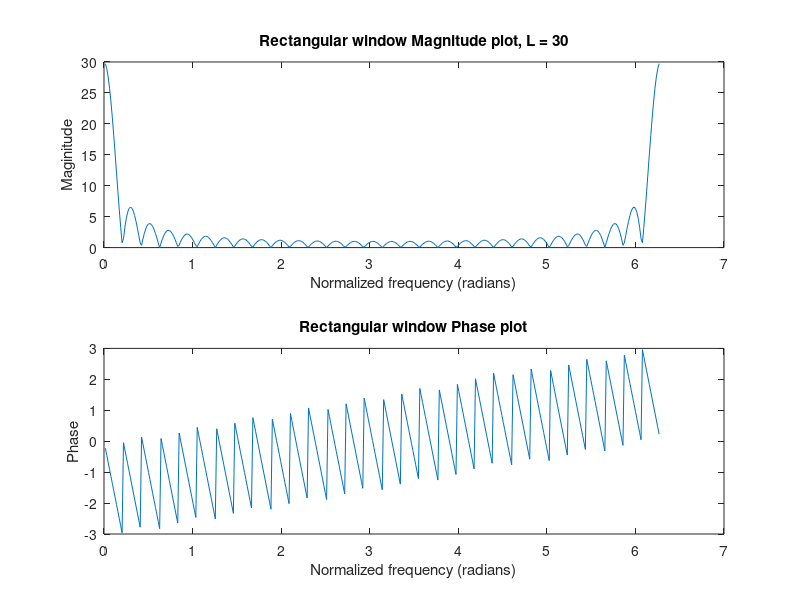
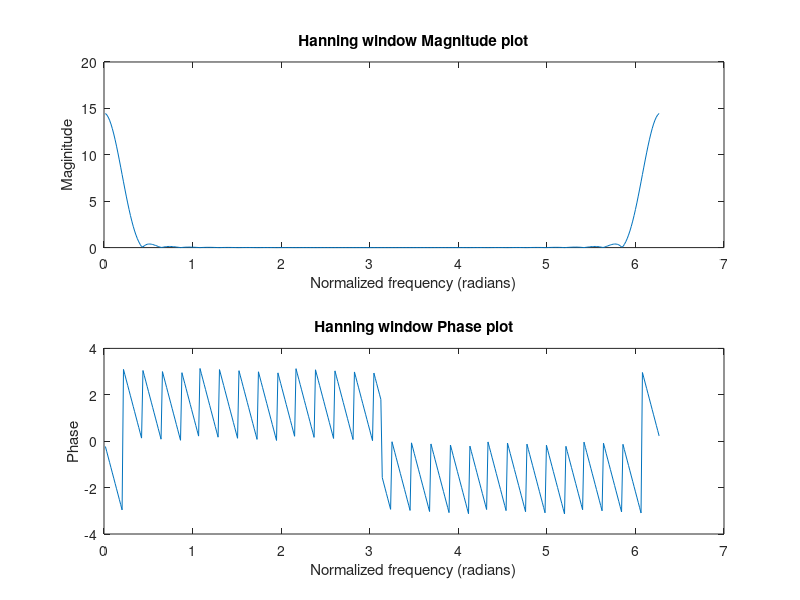
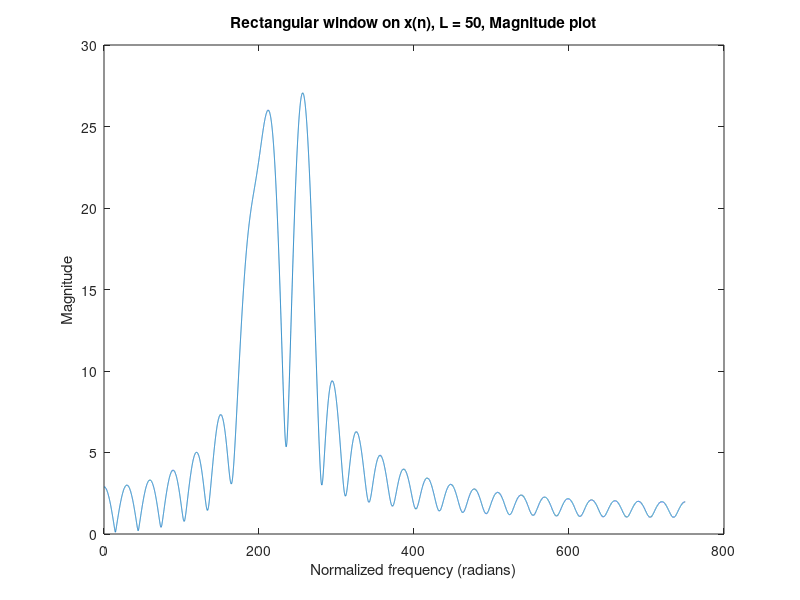
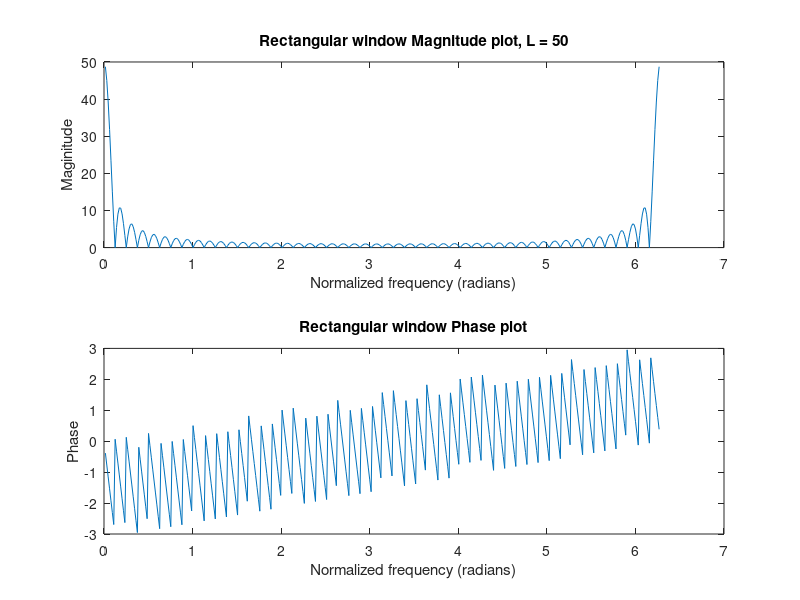

These charts were generated, in order, by the following MATLAB code:
%INITIALISATION
L = 30;
N = 400;
F1 = 200;
F2 = 220;
F3 = 250;
Fs = 1500;
N_point_DFT = 2 ^ 16;

k = 0 : N - 1;
w = 2 * pi * k / N;

%Rectangular window Spectrum
window_r_k = exp(-0.5j * w * (L - 1)) .* sin(w * L / 2) ./ sin(w / 2);
figure(1);
subplot(2,1,1);
plot(w,abs(window_r_k));
title('Rectangular window Magnitude plot, L = 30');
xlabel('Normalized frequency (radians)');
ylabel('Maginitude');
subplot(2,1,2);
plot(w,angle(window_r_k));
title('Rectangular window Phase plot');
xlabel('Normalized frequency (radians)');
ylabel('Phase');

%Hanning Window Spectrum
w1 = w;
window_h_k1 = 0.5 * exp(-0.5j * w1 * (L - 1)) .* sin(0.5 * w1 * L) ./ sin(0.5 * w1);
w2 = w - (2 * pi / (L - 1));
window_h_k2 = 0.25 * exp(-0.5j * w2 * (L - 1)) .* sin(0.5 * w2 * L) ./ sin(0.5 * w2);
w3 = w + (2 * pi / (L - 1));
window_h_k3 = 0.25 * exp(-0.5j * w3 * (L - 1)) .* sin(0.5 * w3 * L) ./ sin(0.5 * w3);
window_h_k = window_h_k1 - window_h_k2 - window_h_k3;
figure(2);
subplot(2,1,1);
plot(w,abs(window_h_k));
title('Hanning window Magnitude plot');
xlabel('Normalized frequency (radians)');
ylabel('Maginitude');
subplot(2,1,2);
plot(w,angle(window_h_k));
title('Hanning window Phase plot');
xlabel('Normalized frequency (radians)');
ylabel('Phase');

%Input Signal
t = 0.0 : 1/Fs : 1;
x_n = cos(2 * pi * F1 * t) + cos(2 * pi * F2 * t) + cos(2 * pi * F3 * t);


% Rectangular windowing on x(n) for different window lengths
% L = 50
window_length = 50;
window_r_n = ones([1, window_length]);
windowed_x_n = window_r_n .* x_n(1 : window_length);
fft_windowed_x_n = fft(windowed_x_n, N_point_DFT);
figure(3);
plot((0 : Fs / N_point_DFT : Fs/2 - 1/N_point_DFT) ,abs(fft_windowed_x_n(1:length(fft_windowed_x_n)/2)));
title('Rectangular window on x(n), L = 50, Magnitude plot');
xlabel('Normalized frequency (radians)');
ylabel('Magnitude');
L = window_length;
window_r_k = exp(-0.5j * w * (L - 1)) .* sin(w * L / 2) ./ sin(w / 2);
figure(4);
subplot(2,1,1);
plot(w,abs(window_r_k));
title('Rectangular window Magnitude plot, L = 50');
xlabel('Normalized frequency (radians)');
ylabel('Maginitude');
subplot(2,1,2);
plot(w,angle(window_r_k));
title('Rectangular window Phase plot');
xlabel('Normalized frequency (radians)');
ylabel('Phase');

% L=100
window_length = 100;
window_r_n = ones([1, window_length]);
windowed_x_n = window_r_n .* x_n(1 : window_length);
fft_windowed_x_n = fft(windowed_x_n, N_point_DFT);
figure(5);
plot((0 : Fs / N_point_DFT : Fs/2 - 1/N_point_DFT) ,abs(fft_windowed_x_n(1:length(fft_windowed_x_n)/2)));
title('Rectangular window on x(n), L = 100, Magnitude plot');
xlabel('Normalized frequency (radians)');
ylabel('Magnitude');
L = window_length;
window_r_k = exp(-0.5j * w * (L - 1)) .* sin(w * L / 2) ./ sin(w / 2);
figure(6);
subplot(2,1,1);
plot(w,abs(window_r_k));
title('Rectangular window Magnitude plot, L = 100');
xlabel('Normalized frequency (radians)');
ylabel('Maginitude');
subplot(2,1,2);
plot(w,angle(window_r_k));
title('Rectangular window Phase plot');
xlabel('Normalized frequency (radians)');
ylabel('Phase');

% L = 150
window_length = 150;
window_r_n = ones([1, window_length]);
windowed_x_n = window_r_n .* x_n(1 : window_length);
fft_windowed_x_n = fft(windowed_x_n, N_point_DFT);
figure(7);
plot((0 : Fs / N_point_DFT : Fs/2 - 1/N_point_DFT) ,abs(fft_windowed_x_n(1:length(fft_windowed_x_n)/2)));
title('Rectangular window on x(n), L = 150, Magnitude plot');
xlabel('Normalized frequency (radians)');
ylabel('Magnitude');
L = window_length;
window_r_k = exp(-0.5j * w * (L - 1)) .* sin(w * L / 2) ./ sin(w / 2);
figure(8);
subplot(2,1,1);
plot(w,abs(window_r_k));
title('Rectangular window Magnitude plot, L = 150');
xlabel('Normalized frequency (radians)');
ylabel('Maginitude');
subplot(2,1,2);
plot(w,angle(window_r_k));
title('Rectangular window Phase plot');
xlabel('Normalized frequency (radians)');
ylabel('Phase');



% Hanning windowing on x(n), for different values of L
% L = 50
window_length = 50;
n = 0 : window_length - 1;
hanning = 0.5 * (1 - cos(2 * pi * n / (window_length - 1)));
window_h_n = ones([1, window_length]) .* hanning;
windowed_x_n = window_h_n .* x_n(1 : window_length);
fft_windowed_x_n = fft(windowed_x_n, N_point_DFT);
figure(9);
plot((0 : Fs / N_point_DFT : Fs/2 - 1/N_point_DFT) ,abs(fft_windowed_x_n(1:length(fft_windowed_x_n)/2)));
title('Hanning window on x(n), L = 50, Magnitude plot');
xlabel('Normalized frequency (radians)');
ylabel('Magnitude');
L = window_length;
w1 = w;
window_h_k1 = 0.5 * exp(-0.5j * w1 * (L - 1)) .* sin(0.5 * w1 * L) ./ sin(0.5 * w1);
w2 = w - (2 * pi / (L - 1));
window_h_k2 = 0.25 * exp(-0.5j * w2 * (L - 1)) .* sin(0.5 * w2 * L) ./ sin(0.5 * w2);
w3 = w + (2 * pi / (L - 1));
window_h_k3 = 0.25 * exp(-0.5j * w3 * (L - 1)) .* sin(0.5 * w3 * L) ./ sin(0.5 * w3);
window_h_k = window_h_k1 - window_h_k2 - window_h_k3;
figure(10);
subplot(2,1,1);
plot(w,abs(window_h_k));
title('Hanning window Magnitude plot, L = 50');
xlabel('Normalized frequency (radians)');
ylabel('Maginitude');
subplot(2,1,2);
plot(w,angle(window_h_k));
title('Hanning window Phase plot');
xlabel('Normalized frequency (radians)');
ylabel('Phase');

% L = 100
window_length = 100;
n = 0 : window_length - 1;
hanning = 0.5 * (1 - cos(2 * pi * n / (window_length - 1)));
window_h_n = ones([1, window_length]) .* hanning;
windowed_x_n = window_h_n .* x_n(1 : window_length);
fft_windowed_x_n = fft(windowed_x_n, N_point_DFT);
figure(11);
plot((0 : Fs / N_point_DFT : Fs/2 - 1/N_point_DFT) ,abs(fft_windowed_x_n(1:length(fft_windowed_x_n)/2)));
title('Hanning window on x(n), L = 100, Magnitude plot');
xlabel('Normalized frequency (radians)');
ylabel('Magnitude');
L = window_length;
w1 = w;
window_h_k1 = 0.5 * exp(-0.5j * w1 * (L - 1)) .* sin(0.5 * w1 * L) ./ sin(0.5 * w1);
w2 = w - (2 * pi / (L - 1));
window_h_k2 = 0.25 * exp(-0.5j * w2 * (L - 1)) .* sin(0.5 * w2 * L) ./ sin(0.5 * w2);
w3 = w + (2 * pi / (L - 1));
window_h_k3 = 0.25 * exp(-0.5j * w3 * (L - 1)) .* sin(0.5 * w3 * L) ./ sin(0.5 * w3);
window_h_k = window_h_k1 - window_h_k2 - window_h_k3;
figure(12);
subplot(2,1,1);
plot(w,abs(window_h_k));
title('Hanning window Magnitude plot, L = 100');
xlabel('Normalized frequency (radians)');
ylabel('Maginitude');
subplot(2,1,2);
plot(w,angle(window_h_k));
title('Hanning window Phase plot');
xlabel('Normalized frequency (radians)');
ylabel('Phase');

% L = 150
window_length = 150;
n = 0 : window_length - 1;
hanning = 0.5 * (1 - cos(2 * pi * n / (window_length - 1)));
window_h_n = ones([1, window_length]) .* hanning;
windowed_x_n = window_h_n .* x_n(1 : window_length);
fft_windowed_x_n = fft(windowed_x_n, N_point_DFT);
figure(13);
plot((0 : Fs / N_point_DFT : Fs/2 - 1/N_point_DFT) ,abs(fft_windowed_x_n(1:length(fft_windowed_x_n)/2)));
title('Hanning window on x(n), L = 150, Magnitude plot');
xlabel('Normalized frequency (radians)');
ylabel('Magnitude');
L = window_length;
w1 = w;
window_h_k1 = 0.5 * exp(-0.5j * w1 * (L - 1)) .* sin(0.5 * w1 * L) ./ sin(0.5 * w1);
w2 = w - (2 * pi / (L - 1));
window_h_k2 = 0.25 * exp(-0.5j * w2 * (L - 1)) .* sin(0.5 * w2 * L) ./ sin(0.5 * w2);
w3 = w + (2 * pi / (L - 1));
window_h_k3 = 0.25 * exp(-0.5j * w3 * (L - 1)) .* sin(0.5 * w3 * L) ./ sin(0.5 * w3);
window_h_k = window_h_k1 - window_h_k2 - window_h_k3;
figure(14);
subplot(2,1,1);
plot(w,abs(window_h_k));
title('Hanning window Magnitude plot, L = 150');
xlabel('Normalized frequency (radians)');
ylabel('Maginitude');
subplot(2,1,2);
plot(w,angle(window_h_k));
title('Hanning window Phase plot');
xlabel('Normalized frequency (radians)');
ylabel('Phase');

% L = 200
window_length = 200;
n = 0 : window_length - 1;
hanning = 0.5 * (1 - cos(2 * pi * n / (window_length - 1)));
window_h_n = ones([1, window_length]) .* hanning;
windowed_x_n = window_h_n .* x_n(1 : window_length);
fft_windowed_x_n = fft(windowed_x_n, N_point_DFT);
figure(15);
plot((0 : Fs / N_point_DFT : Fs/2 - 1/N_point_DFT) ,abs(fft_windowed_x_n(1:length(fft_windowed_x_n)/2)));
title('Hanning window on x(n), L = 200, Magnitude plot');
xlabel('Normalized frequency (radians)');
ylabel('Magnitude');
L = window_length;
w1 = w;
window_h_k1 = 0.5 * exp(-0.5j * w1 * (L - 1)) .* sin(0.5 * w1 * L) ./ sin(0.5 * w1);
w2 = w - (2 * pi / (L - 1));
window_h_k2 = 0.25 * exp(-0.5j * w2 * (L - 1)) .* sin(0.5 * w2 * L) ./ sin(0.5 * w2);
w3 = w + (2 * pi / (L - 1));
window_h_k3 = 0.25 * exp(-0.5j * w3 * (L - 1)) .* sin(0.5 * w3 * L) ./ sin(0.5 * w3);
window_h_k = window_h_k1 - window_h_k2 - window_h_k3;
figure(16);
subplot(2,1,1);
plot(w,abs(window_h_k));
title('Hanning window Magnitude plot, L = 200');
xlabel('Normalized frequency (radians)');
ylabel('Maginitude');
subplot(2,1,2);
plot(w,angle(window_h_k));
title('Hanning window Phase plot');
xlabel('Normalized frequency (radians)');
ylabel('Phase');
